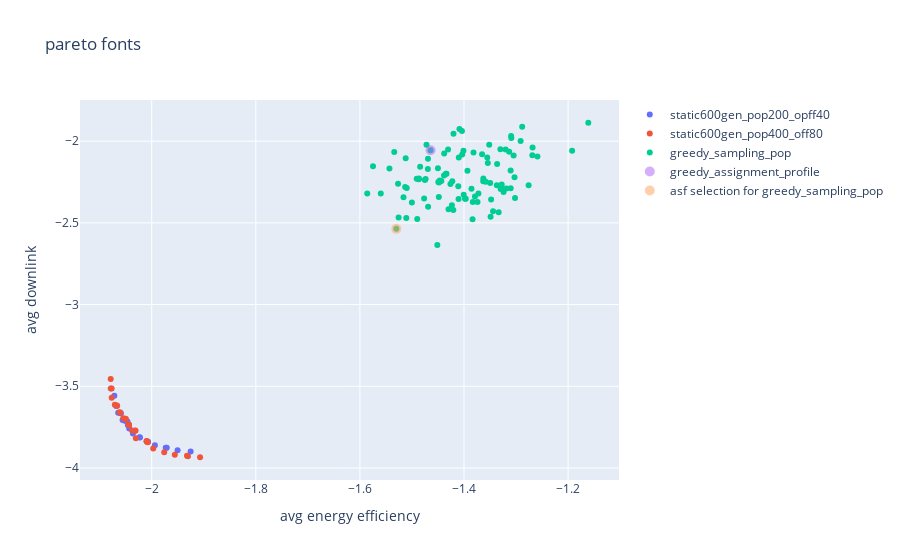
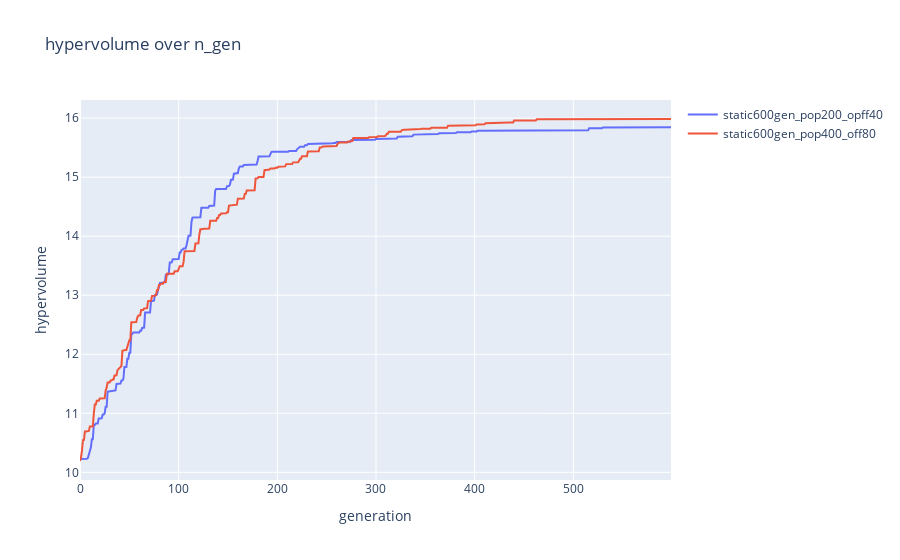

These figures' notebook cell, in order:
### Code cell
fig1 = go.Figure()
fig1.update_layout(
    title=f"pareto fonts",
    xaxis_title="avg energy efficiency",
    yaxis_title="avg downlink")

##### add paretofronts of all runs
for index, pareto_front in enumerate(pareto_fronts):
    fig1.add_trace(
        go.Scatter(
            x=np.array(pareto_front)[:,0],
            y=np.array(pareto_front)[:,1],
            mode='markers',
            name=config_names[index],
            )
        )

##### add rssi sampling population
son = Son(adjacencies_file_name=f"./datastore/{network_name}/{network_name}_adjacencies.json", parameter_config_file_name=f"./datastore/{network_name}/{config_names[0]}/{config_names[0]}.json")
sampling_pop_objecitve_space = create_greedy_rssi_sampling_pop(results_object["optimization_objectives"], son)
fig1.add_trace(
     go.Scatter(
        x=sampling_pop_objecitve_space[:,0],
        y=sampling_pop_objecitve_space[:,1],
        mode='markers',
        name= "greedy_sampling_pop",
        )
    )
###### highlight greedy assignment activation profile
fig1.add_trace(
    go.Scatter(
        x=np.array(sampling_pop_objecitve_space[-1][0]),
        y=np.array(sampling_pop_objecitve_space[-1][1]),
        mode='markers',
        name= "greedy_assignment_profile",
        opacity= 0.5,
        marker=dict(size=10)
        )
    )
##### highlight asf selection from rssi_sampling
i = asf_select(sampling_pop_objecitve_space)
fig1.add_trace(
    go.Scatter(
        x=np.array(sampling_pop_objecitve_space[i][0]),
        y=np.array(sampling_pop_objecitve_space[i][1]),
        mode='markers',
        name= "asf selection for greedy_sampling_pop",
        opacity= 0.5,
        marker=dict(size=10)
        )
    )

fig2 = go.Figure()
fig2.update_layout(
    title="hypervolume over n_gen",
    xaxis_title="generation",
    yaxis_title="hypervolume")

for index, hyper_volume_history in enumerate(hyper_volume_histories):
    fig2.add_trace(
        go.Scatter(
            x=list(range(0, len(hyper_volume_history))),
            y=hyper_volume_history,
            mode='lines',
            name=config_names[index],
            )
        )
fig1.show()
fig2.show()

### Figure 1 — Plotly figure (JSON) as saved in the notebook; plotly's stock layout.template omitted (floating-point values rounded to 4 significant figures)
{"data": [{"mode": "markers", "name": "static600gen_pop200_opff40", "type": "scatter", "x": [-1.95, -1.925, -1.973, -2.01, -2.046, -1.994, -2.007, -2.036, -2.064, -2.023, -2.059, -2.056, -2.023, -2.047, -2.052, -2.072, -2.047, -1.971, -2.06, -2.043, -2.068], "y": [-3.892, -3.9, -3.877, -3.837, -3.738, -3.862, -3.839, -3.789, -3.662, -3.814, -3.665, -3.707, -3.812, -3.716, -3.711, -3.558, -3.717, -3.877, -3.665, -3.759, -3.621]}, {"mode": "markers", "name": "static600gen_pop400_off80", "type": "scatter", "x": [-2.045, -2.008, -2.038, -2.044, -1.907, -1.93, -2.077, -2.01, -2.066, -2.051, -2.079, -2.044, -2.054, -2.061, -1.932, -2.032, -2.009, -2.067, -2.06, -1.976, -2.071, -2.05, -2.031, -2.079, -1.997, -2.077, -2.03, -1.956], "y": [-3.734, -3.842, -3.771, -3.735, -3.934, -3.928, -3.571, -3.835, -3.62, -3.698, -3.513, -3.736, -3.695, -3.659, -3.925, -3.771, -3.84, -3.617, -3.662, -3.904, -3.613, -3.701, -3.772, -3.456, -3.881, -3.513, -3.818, -3.92]}, {"mode": "markers", "name": "greedy_sampling_pop", "type": "scatter", "x": [-1.303, -1.313, -1.302, -1.575, -1.309, -1.469, -1.291, -1.288, -1.41, -1.586, -1.352, -1.472, -1.438, -1.384, -1.543, -1.431, -1.5, -1.31, -1.434, -1.41, -1.474, -1.401, -1.386, -1.349, -1.526, -1.33, -1.336, -1.447, -1.328, -1.337, -1.309, -1.512, -1.527, -1.324, -1.372, -1.444, -1.423, -1.448, -1.421, -1.469, -1.403, -1.401, -1.328, -1.534, -1.491, -1.435, -1.344, -1.475, -1.451, -1.404, -1.276, -1.511, -1.448, -1.398, -1.31, -1.411, -1.449, -1.374, -1.383, -1.33, -1.365, -1.305, -1.358, -1.333, -1.42, -1.409, -1.363, -1.51, -1.319, -1.379, -1.487, -1.354, -1.363, -1.269, -1.469, -1.43, -1.32, -1.49, -1.487, -1.56, -1.192, -1.161, -1.355, -1.397, -1.53, -1.35, -1.422, -1.516, -1.513, -1.348, -1.393, -1.438, -1.268, -1.45, -1.426, -1.382, -1.259, -1.484, -1.477, -1.464], "y": [-2.22, -2.065, -2.348, -2.154, -1.98, -2.17, -1.998, -1.911, -2.353, -2.32, -2.021, -2.022, -2.076, -2.477, -2.167, -2.051, -2.375, -2.288, -2.199, -2.099, -2.231, -2.058, -2.29, -2.463, -2.467, -2.292, -2.14, -2.241, -2.265, -2.269, -1.968, -2.105, -2.26, -2.311, -2.32, -2.243, -2.391, -2.253, -2.422, -2.107, -2.082, -2.327, -2.288, -2.066, -2.23, -2.2, -2.429, -2.237, -2.635, -1.937, -2.27, -2.47, -2.341, -2.352, -2.179, -2.275, -2.25, -2.373, -2.372, -2.048, -2.08, -2.087, -2.247, -2.434, -1.955, -1.925, -2.244, -2.287, -2.29, -2.338, -2.233, -2.133, -2.228, -2.086, -2.401, -2.417, -2.05, -2.476, -2.228, -2.32, -2.059, -1.887, -2.099, -2.353, -2.536, -2.257, -2.245, -2.344, -2.281, -2.357, -2.181, -2.21, -2.039, -2.165, -2.263, -2.069, -2.093, -2.157, -2.351, -2.055]}, {"marker": {"size": 10}, "mode": "markers", "name": "greedy_assignment_profile", "opacity": 0.5, "type": "scatter", "x": [-1.464], "y": [-2.055]}, {"marker": {"size": 10}, "mode": "markers", "name": "asf selection for greedy_sampling_pop", "opacity": 0.5, "type": "scatter", "x": [-1.53], "y": [-2.536]}], "layout": {"title": {"text": "pareto fonts"}, "xaxis": {"title": {"text": "avg energy efficiency"}}, "yaxis": {"title": {"text": "avg downlink"}}}}

### Figure 2 — Plotly figure (JSON) as saved in the notebook; plotly's stock layout.template omitted (floating-point values rounded to 4 significant figures; data arrays with more than 128 entries replaced by an {"elided": "..."} marker saying what was removed)
{"data": [{"mode": "lines", "name": "static600gen_pop200_opff40", "type": "scatter", "x": {"elided": "600 int values"}, "y": {"elided": "600 float values"}}, {"mode": "lines", "name": "static600gen_pop400_off80", "type": "scatter", "x": {"elided": "600 int values"}, "y": {"elided": "600 float values"}}], "layout": {"title": {"text": "hypervolume over n_gen"}, "xaxis": {"title": {"text": "generation"}}, "yaxis": {"title": {"text": "hypervolume"}}}}
